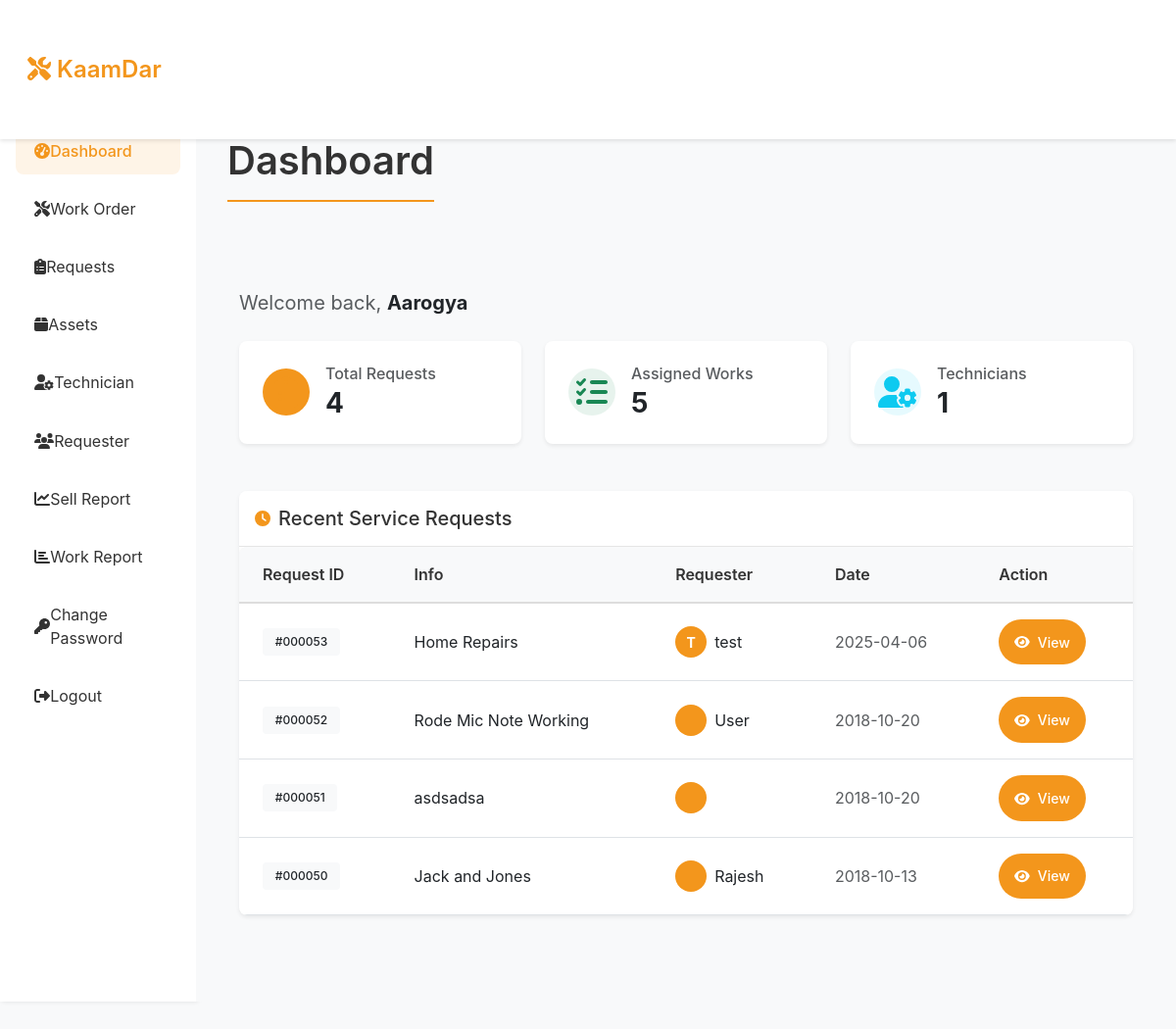
/Kaamdar_PHP/Admin/dashboard.php (signed in), run on the app's committed database.
### tables this page shows
CREATE TABLE `submitrequest_tb` (
  `request_id` int(11) NOT NULL,
  `request_info` text NOT NULL,
  `request_desc` text NOT NULL,
  `requester_name` varchar(60) NOT NULL,
  `requester_add1` text NOT NULL,
  `requester_add2` text NOT NULL,
  `requester_city` varchar(60) NOT NULL,
  `requester_state` varchar(60) NOT NULL,
  `requester_zip` int(11) NOT NULL,
  `requester_email` varchar(60) NOT NULL,
  `requester_mobile` bigint(11) NOT NULL,
  `request_date` date NOT NULL
);

CREATE TABLE `requesterlogin_tb` (
  `r_login_id` int(11) NOT NULL,
  `r_name` varchar(60) NOT NULL,
  `r_email` varchar(60) NOT NULL,
  `r_password` varchar(60) NOT NULL
);

### Kaamdar_PHP/Admin/dashboard.php (the view, shortened to what this page needs)
<?php
include('includes/header.php');
include('../dbConnection.php');
$sql = "SELECT COUNT(*) as total FROM submitrequest_tb";
$result = $conn->query($sql);
if ($result) {
    $total_requests = $result->fetch_assoc()['total'];
} else {
    $total_requests = 0;
    error_log("Error getting total requests: " . $conn->error);
}
$sql = "SELECT COUNT(*) as total FROM assignwork_tb";
$result = $conn->query($sql);
if ($result) {
    $total_assigned = $result->fetch_assoc()['total'];
} else {
    $total_assigned = 0;
    error_log("Error getting assigned works: " . $conn->error);
}
$sql = "SELECT COUNT(*) as total FROM technician_tb";
$result = $conn->query($sql);
if ($result) {
    $total_technicians = $result->fetch_assoc()['total'];
} else {
    $total_technicians = 0;
    error_log("Error getting technicians count: " . $conn->error);
}
$sql = "SELECT r.*, u.r_name as requester_name
        FROM submitrequest_tb r
        LEFT JOIN requesterlogin_tb u ON r.requester_email = u.r_email
        ORDER BY r.request_date DESC LIMIT 5";
$result = $conn->query($sql);
?>
<div class="container-fluid">
    <div class="row">
        <div class="col-12">
            <div class="d-flex justify-content-between align-items-center mb-4">
                <div class="welcome-text">
                    <span class="text-muted">Welcome back,</span>
                    <span class="fw-bold text-dark"><?php echo htmlspecialchars($_SESSION['admin_name']); ?></span>
                </div>
            </div>
            <div class="row g-4 mb-4">
                <div class="col-md-4">
                    <div class="card border-0 shadow-sm rounded-3 overflow-hidden">
                        <div class="card-body p-4">
                            <div class="d-flex align-items-center">
                                <div class="flex-shrink-0 rounded-circle bg-warning bg-opacity-10 p-3">
                                    <i class="fas fa-clipboard-list fa-2x text-warning"></i>
                                </div>
                                <div class="flex-grow-1 ms-3">
                                    <h6 class="text-muted mb-1">Total Requests</h6>
                                    <h3 class="mb-0 fw-bold"><?php echo $total_requests; ?></h3>
                                </div>
                            </div>
                        </div>
                    </div>
                </div>
                <div class="col-md-4">
                    <div class="card border-0 shadow-sm rounded-3 overflow-hidden">
                        <div class="card-body p-4">
                            <div class="d-flex align-items-center">
                                <div class="flex-shrink-0 rounded-circle bg-success bg-opacity-10 p-3">
                                    <i class="fas fa-tasks fa-2x text-success"></i>
                                </div>
                                <div class="flex-grow-1 ms-3">
                                    <h6 class="text-muted mb-1">Assigned Works</h6>
                                    <h3 class="mb-0 fw-bold"><?php echo $total_assigned; ?></h3>
                                </div>
                            </div>
                        </div>
                    </div>
                </div>
                <div class="col-md-4">
                    <div class="card border-0 shadow-sm rounded-3 overflow-hidden">
                        <div class="card-body p-4">
                            <div class="d-flex align-items-center">
                                <div class="flex-shrink-0 rounded-circle bg-info bg-opacity-10 p-3">
                                    <i class="fas fa-user-cog fa-2x text-info"></i>
                                </div>
                                <div class="flex-grow-1 ms-3">
                                    <h6 class="text-muted mb-1">Technicians</h6>
                                    <h3 class="mb-0 fw-bold"><?php echo $total_technicians; ?></h3>
                                </div>
                            </div>
                        </div>
                    </div>
                </div>
            </div>
            <div class="card border-0 shadow-sm rounded-3 overflow-hidden">
                <div class="card-header bg-white py-3">
                    <div class="d-flex align-items-center">
                        <i class="fas fa-clock text-warning me-2"></i>
                        <h5 class="mb-0">Recent Service Requests</h5>
                    </div>
                </div>
                <div class="card-body p-0">
                    <div class="table-responsive">
                        <table class="table table-hover align-middle mb-0">
                            <thead class="bg-light">
                                <tr>
                                    <th class="px-4 py-3">Request ID</th>
                                    <th class="px-4 py-3">Info</th>
                                    <th class="px-4 py-3">Requester</th>
                                    <th class="px-4 py-3">Date</th>
                                    <th class="px-4 py-3">Action</th>
                                </tr>
                            </thead>
                            <tbody>
                                <?php if($result && $result->num_rows > 0): ?>
                                    <?php while($row = $result->fetch_assoc()): ?>
                                    <tr>
                                        <td class="px-4 py-3">
                                            <span class="badge bg-light text-dark">
                                                #<?php echo str_pad($row['request_id'], 6, '0', STR_PAD_LEFT); ?>
                                            </span>
                                        </td>
                                        <td class="px-4 py-3"><?php echo htmlspecialchars($row['request_info']); ?></td>
                                        <td class="px-4 py-3">
                                            <div class="d-flex align-items-center">
                                                <div class="flex-shrink-0">
                                                    <div class="avatar-circle">
                                                        <?php echo strtoupper(substr($row['requester_name'], 0, 1)); ?>
                                                    </div>
                                                </div>
                                                <div class="ms-2"><?php echo htmlspecialchars($row['requester_name']); ?></div>
                                            </div>
                                        </td>
                                        <td class="px-4 py-3">
                                            <span class="text-muted">
                                                <?php echo date('Y-m-d', strtotime($row['request_date'])); ?>
                                            </span>
                                        </td>
                                        <td class="px-4 py-3">
                                            <form action="viewrequest.php" method="POST" class="d-inline">
                                                <button type="submit" class="btn btn-sm btn-primary rounded-pill px-3" name="view">
                                                    <i class="fas fa-eye me-1"></i> View
                                                </button>
                                            </form>
                                        </td>
                                    </tr>
                                    <?php endwhile; ?>
                                <?php endif; ?>
                            </tbody>
                        </table>
                    </div>
                </div>
            </div>
        </div>
    </div>
</div>
<?php include('includes/footer.php'); ?>

### Kaamdar_PHP/Admin/includes/header.php (style rules this page uses)
:root { --primary-color: #f3961c; --secondary-color: #333; --accent-color: #f3961c; --text-color: #333; --light-bg: #f8f9fa; --dark-bg: #333; }
body { background-color: var(--light-bg); font-family: -apple-system, BlinkMacSystemFont, "Segoe UI", Roboto, Helvetica, Arial, sans-serif; }
.card { border: none; border-radius: 8px; box-shadow: 0 2px 4px rgba(0,0,0,0.1); transition: transform 0.3s ease, box-shadow 0.3s ease; background: white; }
.card-header { background: white; color: var(--text-color); border-bottom: 1px solid rgba(0,0,0,0.1); padding: 1rem; font-weight: 500; }
.btn-primary { background: var(--primary-color); border: none; padding: 0.8rem 1.5rem; border-radius: 4px; transition: all 0.3s ease; font-weight: 500; }
.table { background: white; border-radius: 8px; overflow: hidden; box-shadow: 0 2px 4px rgba(0,0,0,0.1); }
.table thead th { background: var(--light-bg); border-bottom: 2px solid #ddd; font-weight: 600; color: var(--text-color); }
.badge { padding: 0.5rem 0.8rem; border-radius: 4px; font-weight: 500; }

### Kaamdar_PHP/Admin/dashboard.php (style rules this page uses)
.avatar-circle { width: 32px; height: 32px; background-color: #f3961c; color: white; border-radius: 50%; display: flex; align-items: center; justify-content: center; font-weight: bold; font-size: 14px; }
.card { transition: transform 0.2s ease-in-out; }
.rounded-circle { width: 48px; height: 48px; display: flex; align-items: center; justify-content: center; }
.btn-primary { background-color: #f3961c; border-color: #f3961c; }
.text-warning { color: #f3961c !important; }
.bg-warning { background-color: #f3961c !important; }
.container-fluid { padding-top: 2rem; padding-bottom: 2rem; }
.welcome-text { font-size: 1.25rem; }
.card { margin-bottom: 1.5rem; }
body { padding-top: 60px; }

### data on the page
submitrequest_tb: request_id "000053", request_info "Home Repairs", requesterlogin_tb.r_name "T", requesterlogin_tb.r_name "test", request_date "2025-04-06"
submitrequest_tb: request_id "000052", request_info "Rode Mic Note Working", requesterlogin_tb.r_name "User", request_date "2018-10-20"
submitrequest_tb: request_id "000051", request_info "asdsadsa", request_date "2018-10-20"
submitrequest_tb: request_id "000050", request_info "Jack and Jones", requesterlogin_tb.r_name "Rajesh", request_date "2018-10-13"

### other printed values
TITLE "Dashboard"
$_SESSION['admin_name'] "Aarogya"
$total_requests "4"
$total_assigned "5"
$total_technicians "1"
